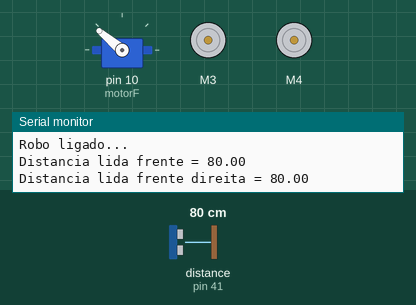
The sketch below on a simulated Arduino Mega 2560, built with avr-gcc and run on an emulated ATmega2560. Shown: servo, 2 × DC motor (green arrow = forward, orange = backward, longer = faster), the last lines printed to the serial monitor. The inputs (shaded band) are chosen by the test bench; at power-on: distance to the obstacle (sensor on pin 41) 80 cm.

Above: at 1.6 s.
2.4 s: distance to the obstacle (sensor on pin 41) set to 2 cm
At 3.2 s:
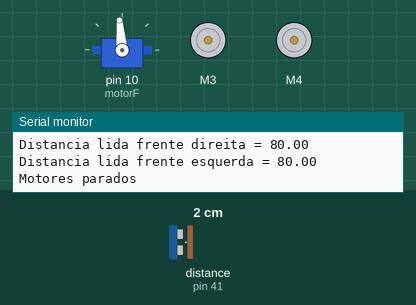
6.3 s: distance to the obstacle (sensor on pin 41) set to 35 cm
At 7.1 s:
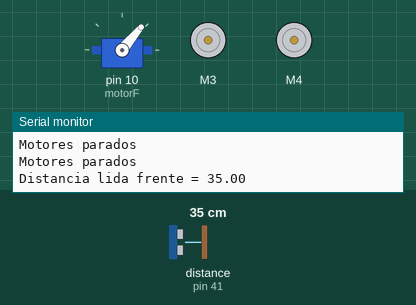
Timing chart, 0 to 19.4 s (numbered marks = the images above; inputs shaded):
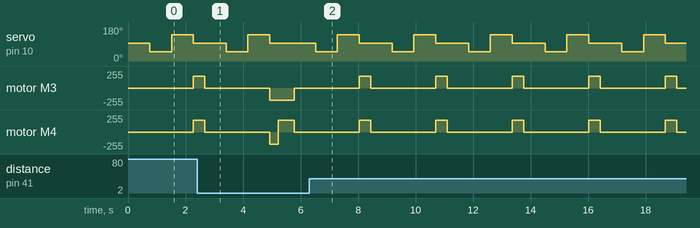

Measured:
- by itself, servo on pin 10 (motorF): repeats every 2.7 s: 140° 0.75 s, 95° 1.2 s, 50° 0.75 s
- by itself, motor M3, motor M4: alternates forward 180/255 for 0.40 s and stopped for 2.3 s

The sketch:

RoboSonar_v1.ino
```cpp
//Autor: Marcos Virgilio

//Carrega bibliotecas
#include <Ultrasonic.h>
#include <AFMotor.h>
#include <Servo.h>

//constantes
//distancia em cm entre o sensor sonar e os obstaculos detectados
#define limiteDistancia 30
// tempo em milisegundos entre as rotacoes do servo motor
#define delayRotacao 750
// tempo em milisegundos de acionamento dos motores das rodas
#define delayFrente 400
#define delayDireita 550
#define delayEsquerda 550
#define delayTras 300
// forca do motor para rotacao das rodas
#define velocidadeRotacao 180
#define velocidadeMovimento 180
// angulos para deslocamento dos servo motores
#define anguloFrente 95
#define anguloDireita 50
#define anguloEsquerda 140

//enumerador
enum Direcoes { FRENTE, TRAS, DIREITA, ESQUERDA, PARADO};
//FRENTE = 0, TRAS = 1, DIREITA = 2, ESQUERDA = 3, PARADO = 4

//Inicializa os dispositivos
Ultrasonic sonicF(39, 41);
//Ultrasonic sonicT(40, 38);
AF_DCMotor motorE(4);
AF_DCMotor motorD(3);
Servo motorF;
//Servo motorT;

void setup()
{
  motorF.attach(10);
  //motorT.attach(9);
  Serial.begin(9600);
  Serial.println("Robo ligado...");
}

//procedimento para parar o robo
void parar(){
  motorD.run(RELEASE);
  motorE.run(RELEASE);
  logarSerialMonitor("Motores parados");
}

//procedimento para log
void logarSerialMonitor(String info){
  //Exibe informacoes no serial monitor
  Serial.print(info + "\n");
}

//procedimento para movimentar o robo
void movimentar(enum Direcoes direcao,int velocidade, int tempo){
  //velocidade maxima = 255
  switch (direcao) {
  case 0: //FRENTE
    motorD.setSpeed(velocidade);
    motorD.run(FORWARD);
    motorE.setSpeed(velocidade);
    motorE.run(FORWARD);
    delay(tempo);
    parar();
  break;
  case 1: //TRAS
    motorD.setSpeed(velocidade);
    motorD.run(BACKWARD);
    motorE.setSpeed(velocidade);
    motorE.run(BACKWARD);
    delay(tempo);
    parar();
  break;
  case 3: //ESQUERDA
    motorD.setSpeed(velocidade);
    motorD.run(FORWARD);
    motorE.setSpeed(velocidade);
    motorE.run(BACKWARD);
    delay(tempo);
    parar();
  break;
  case 2: //DIREITA
    motorD.setSpeed(velocidade);
    motorD.run(BACKWARD);
    motorE.setSpeed(velocidade);
    motorE.run(FORWARD);
    delay(tempo);
    parar();
  break;
  }
}

//procedimento para ler as informacoes dos sensores sonares
float verificarObstaculos(enum Direcoes direcao){
  int distanciaMicrosegundos = 0;
  float distanciaCentimetros = 0;
  float menorDistanciaMedida = 0;
  switch(direcao) {
  case 0:
    // FRENTE
    motorF.write(anguloFrente);
    delay (delayRotacao);
    distanciaMicrosegundos = sonicF.timing();
    distanciaCentimetros = sonicF.convert(distanciaMicrosegundos, Ultrasonic::CM);
    logarSerialMonitor("Distancia lida frente = "  + (String)distanciaCentimetros);
    menorDistanciaMedida = distanciaCentimetros;
    //FRENTE DIREITA
    motorF.write(anguloDireita);
    delay (delayRotacao);
    distanciaMicrosegundos = sonicF.timing();
    distanciaCentimetros = sonicF.convert(distanciaMicrosegundos, Ultrasonic::CM);
    logarSerialMonitor("Distancia lida frente direita = "  + (String)distanciaCentimetros);
    if (distanciaCentimetros > 0 && distanciaCentimetros < menorDistanciaMedida){
      menorDistanciaMedida = distanciaCentimetros;
    }
    //FRENTE ESQUERDA
    motorF.write(anguloEsquerda);
    delay (delayRotacao);
    distanciaMicrosegundos = sonicF.timing();
    distanciaCentimetros = sonicF.convert(distanciaMicrosegundos, Ultrasonic::CM);
    logarSerialMonitor("Distancia lida frente esquerda = "  + (String)distanciaCentimetros);
    if (distanciaCentimetros > 0 && distanciaCentimetros < menorDistanciaMedida){
      menorDistanciaMedida = distanciaCentimetros;
    }
  break;
  case 1: //TRAS

  break;
  case 2: //DIREITA

  break;
  case 3: //ESQUERDA

  break;
  }
  motorF.write(anguloFrente);
  return menorDistanciaMedida;
}

void executar(){
     if (verificarObstaculos(FRENTE) > limiteDistancia){
        movimentar(FRENTE,velocidadeMovimento,delayFrente);
     } else {
        //ROTACIONA DIREITA 45 GRAUS
        movimentar(TRAS,velocidadeMovimento,delayTras);
        movimentar(DIREITA,velocidadeMovimento,delayDireita);
     }
}

void loop()
{

  //logarSerialMonitor("retorno funcao = " + (String)verificarObstaculos(FRENTE));
  //delay(1000);
  executar();
}
```
